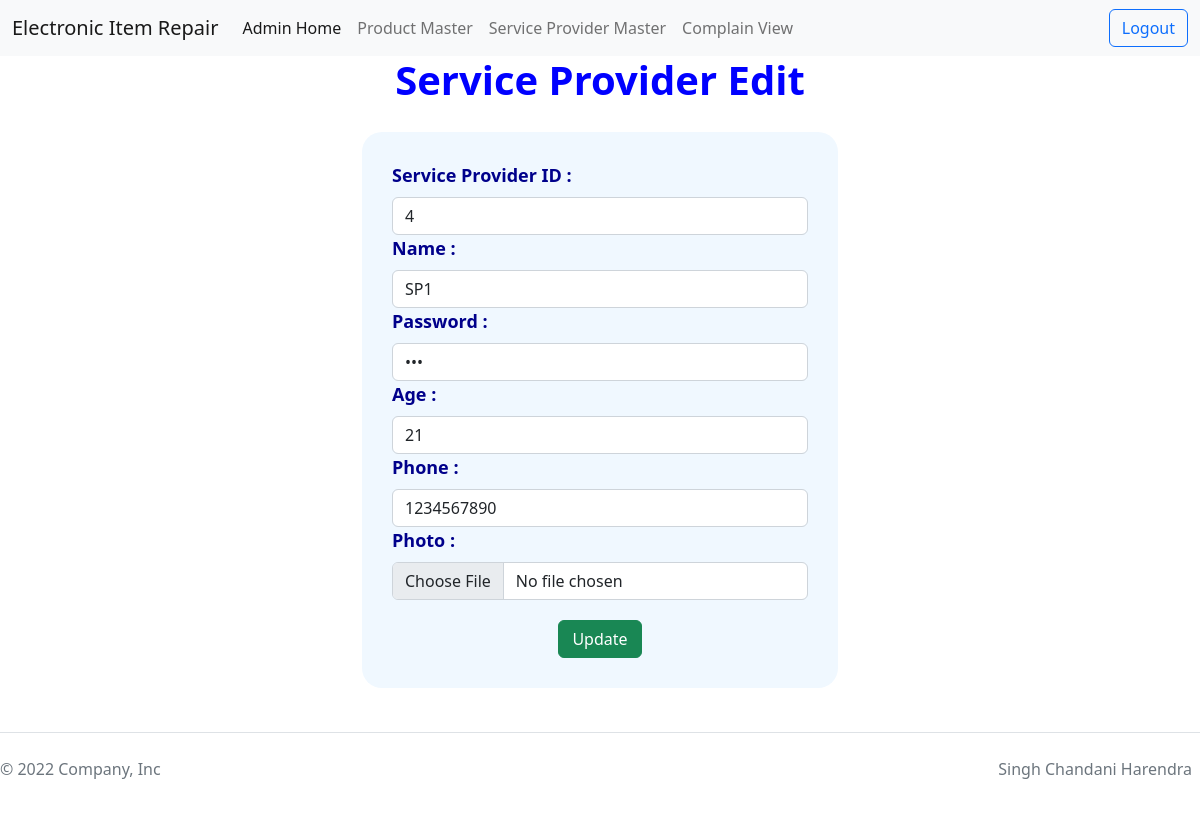
/A2Q1/serviceProviderEdit.php?typeOfUser=Admin&action=edit&eid=4 (signed in), run on the app's committed database.
### tables this page shows
CREATE TABLE `eir_user` (
  `uid` int(5) NOT NULL,
  `name` varchar(30) NOT NULL,
  `password` varchar(30) NOT NULL,
  `age` int(3) NOT NULL,
  `phone` varchar(10) NOT NULL,
  `photo` varchar(100) NOT NULL,
  `typeofuser` varchar(30) NOT NULL
);

### A2Q1/serviceProviderEdit.php (the view, shortened to what this page needs)
<?php
include_once("header.php");
$con = mysqli_connect('localhost','root','','chandani');
if(isset($_GET['action'])){
    if($_GET['action'] == 'edit'){
        $eid = $_GET['eid'];
        if($eid != ""){
            $query = mysqli_query($con,"select count(*) from eir_user where uid = $eid and typeofuser = 'Service Provider'");
            while($countRow = mysqli_fetch_row($query)){
                if($countRow[0] == 1){
                    $query = mysqli_query($con,"select * from eir_user where uid = $eid and typeofuser = 'Service Provider'");
                    while($row = mysqli_fetch_assoc($query)){
                        $uid = $row['uid'];
                        $name = $row['name'];
                        $password = $row['password'];
                        $age = $row['age'];
                        $phone = $row['phone'];
                    }
                }
                else{
                    echo "<script>alert('No Record Found..');</script>";
                }
            }
        }
    }
}
?>
    <div class="container-fluid">
        <div class="row">
            <h1 class="title">Service Provider Edit</h1>
            <div class="col-md-3"></div>
            <div class="col-md-6 ">
                <form action="" method="post" class="formRow" enctype="multipart/form-data">
                    <div>
                    <label for="uid" class="form-label">Service Provider ID : </label>
                    <input type="text" name="txtUid" id="uid" value="<?php if(isset($uid)){ echo $uid; }?>" class="form-control" placeholder="Registration-ID"/>
                    </div>
                    <div>
                    <label for="name" class="form-label">Name : </label>
                    <input type="text" name="txtName" id="name" value="<?php if(isset($name)){ echo $name; }?>" class="form-control" placeholder="Name"/>
                    </div>
                    <div>
                    <label for="password" class="form-label">Password : </label>
                    <input type="password" name="txtPassword" id="password" value="<?php if(isset($password)){ echo $password; }?>" class="form-control" placeholder="Password"/>
                    </div>
                    <div>
                    <label for="age" class="form-label">Age : </label>
                    <input type="number" name="numAge" id="age" value="<?php if(isset($age)){ echo $age; }?>" class="form-control" placeholder="Age"/>
                    </div>
                    <div>
                    <label for="phone" class="form-label">Phone : </label>
                    <input type="text" name="txtPhone" id="phone" value="<?php if(isset($phone)){ echo $phone; }?>" class="form-control" placeholder="Phone"/>
                    </div>
                    <div>
                    <label for="photo" class="form-label">Photo : </label>
                    <input type="file" name="filePhoto" id="photo" value="<?php if(isset($photo)){ echo $photo; }?>" class="form-control" placeholder="Upload photo"/>
                    </div>
                    <div style="text-align:center">
                    <input type="submit" name="btnUpdate" id="update" value="Update" class="btn btn-success btn-small"/>
                    </div>
                </form>
            </div>
            <div class="col-md-2"></div>
        </div>
    </div>
<?php
include_once("footer.php");
?>

### A2Q1/css/style.css (style rules this page uses)
.formRow { background-color:aliceblue; border-radius: 20px; padding:30px; margin: 20px 50px; }
.title { text-align: center; font-weight: bold; color:blue; }
label { font-size: large; font-weight: bold; color:darkblue; }
input { font-size: large; font-weight: bold; color:darkblue; width: 100%; }
input[type='submit'],input[type='reset'] { width: 20%; text-align: center; margin-top: 20px; }

### data on the page
eir_user: txtUid "4", txtName "SP1", numAge "21", txtPhone "1234567890"
